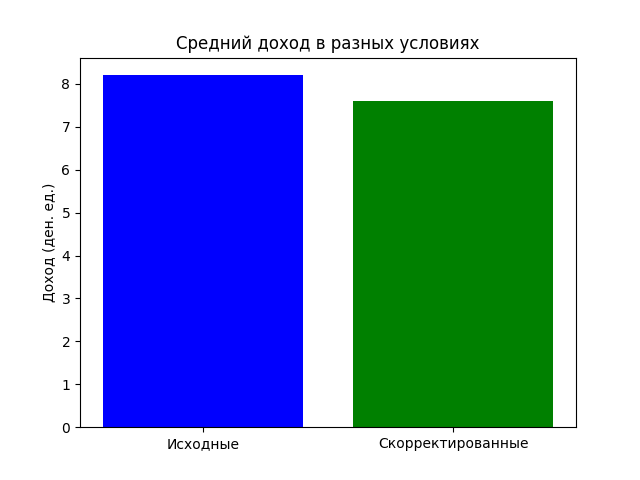

Recreate this plot in Python.
import numpy as np
from sympy import symbols, Eq, solve
import matplotlib.pyplot as plt

def calculate_steady_state_probabilities(rate_params):
    """
    Рассчитывает предельные вероятности для заданных коэффициентов перехода.
    """
    # Извлечение параметров из словаря
    lambda_01 = rate_params['lambda_01']
    lambda_02 = rate_params['lambda_02']
    lambda_10 = rate_params['lambda_10']
    lambda_13 = rate_params['lambda_13']
    lambda_20 = rate_params['lambda_20']
    lambda_23 = rate_params['lambda_23']
    lambda_31 = rate_params['lambda_31']
    lambda_32 = rate_params['lambda_32']

    # Матрица коэффициентов для уравнений баланса
    transition_matrix = np.array([
        [lambda_01 + lambda_02, -lambda_10, -lambda_20, 0],
        [-lambda_01, lambda_10 + lambda_13, 0, -lambda_31],
        [-lambda_02, 0, lambda_20 + lambda_23, -lambda_32],
        [0, -lambda_13, -lambda_23, lambda_31 + lambda_32]
    ])

    # Добавление уравнения нормировки
    transition_matrix = np.vstack([transition_matrix, np.ones(4)])
    b = np.array([0, 0, 0, 0, 1])

    # Решение системы уравнений методом наименьших квадратов
    probabilities = np.linalg.solve(transition_matrix.T @ transition_matrix, transition_matrix.T @ b)

    return np.round(probabilities, 2)

def calculate_and_plot_income(rate_params):
    """
    Рассчитывает и отображает средний доход для исходных и скорректированных условий.
    """
    # Определение символов для решения системы уравнений
    p0, p1, p2, p3 = symbols('p0 p1 p2 p3')

    # Развёртка параметров
    lambda_01, lambda_02 = rate_params['lambda_01'], rate_params['lambda_02']
    lambda_10, lambda_13 = rate_params['lambda_10'], rate_params['lambda_13']
    lambda_20, lambda_23 = rate_params['lambda_20'], rate_params['lambda_23']
    lambda_31, lambda_32 = rate_params['lambda_31'], rate_params['lambda_32']

    # Уравнения баланса вероятностей
    equations = [
        Eq((lambda_01 + lambda_02) * p0, lambda_10 * p1 + lambda_20 * p2),
        Eq((lambda_10 + lambda_13) * p1, lambda_01 * p0 + lambda_31 * p3),
        Eq((lambda_20 + lambda_23) * p2, lambda_02 * p0 + lambda_32 * p3),
        Eq(p0 + p1 + p2 + p3, 1)
    ]

    # Решение системы уравнений
    solution = solve(equations, (p0, p1, p2, p3))
    rounded_solution = {var: round(val.evalf(), 2) for var, val in solution.items()}

    # Скорректированные параметры (увеличенное время ремонта)
    adjusted_params = {key: (val * 2 if '20' in key or '31' in key else val) for key, val in rate_params.items()}
    adjusted_equations = [
        Eq((adjusted_params['lambda_01'] + adjusted_params['lambda_02']) * p0, adjusted_params['lambda_10'] * p1 + adjusted_params['lambda_20'] * p2),
        Eq((adjusted_params['lambda_10'] + adjusted_params['lambda_13']) * p1, adjusted_params['lambda_01'] * p0 + adjusted_params['lambda_31'] * p3),
        Eq((adjusted_params['lambda_20'] + adjusted_params['lambda_23']) * p2, adjusted_params['lambda_02'] * p0 + adjusted_params['lambda_32'] * p3),
        Eq(p0 + p1 + p2 + p3, 1)
    ]

    adjusted_solution = solve(adjusted_equations, (p0, p1, p2, p3))
    adjusted_solution_rounded = {var: round(val.evalf(), 2) for var, val in adjusted_solution.items()}

    # Расчёт среднего дохода
    income_values = [10, 6]
    repair_costs = [4, 2]

    def compute_income(solution_probs, repair_multiplier=1):
        node1_working = solution_probs[p0] + solution_probs[p2]
        node2_working = solution_probs[p0] + solution_probs[p1]
        node1_repairing = solution_probs[p1] + solution_probs[p3]
        node2_repairing = solution_probs[p2] + solution_probs[p3]
        return round(
            node1_working * income_values[0] +
            node2_working * income_values[1] -
            node1_repairing * (repair_costs[0] * repair_multiplier) -
            node2_repairing * (repair_costs[1] * repair_multiplier), 2
        )

    original_income = compute_income(rounded_solution)
    adjusted_income = compute_income(adjusted_solution_rounded, repair_multiplier=2)

    # Вывод результатов и построение графика
    print(f"Средний доход (исходные параметры): {original_income}")
    print(f"Средний доход (скорректированные параметры): {adjusted_income}")

    plt.bar(['Исходные', 'Скорректированные'], [original_income, adjusted_income], color=['blue', 'green'])
    plt.title('Средний доход в разных условиях')
    plt.ylabel('Доход (ден. ед.)')
    plt.show()

# Основной блок
default_rates = {
    'lambda_01': 1, 'lambda_02': 2, 'lambda_10': 2, 'lambda_13': 2,
    'lambda_20': 3, 'lambda_23': 1, 'lambda_31': 3, 'lambda_32': 2
}


steady_state_probs = calculate_steady_state_probabilities(default_rates)
print("Предельные вероятности:", steady_state_probs)

calculate_and_plot_income(default_rates)
